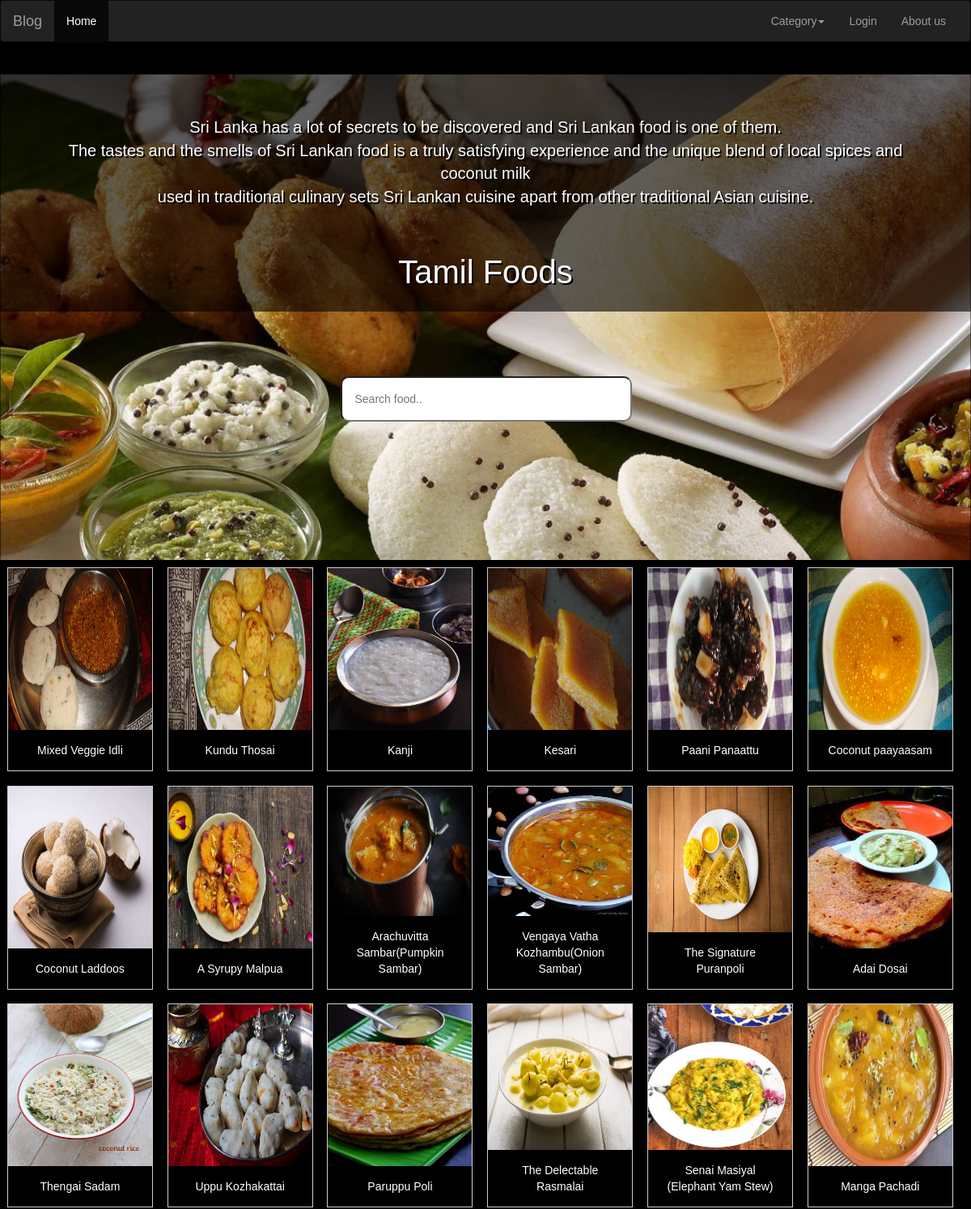
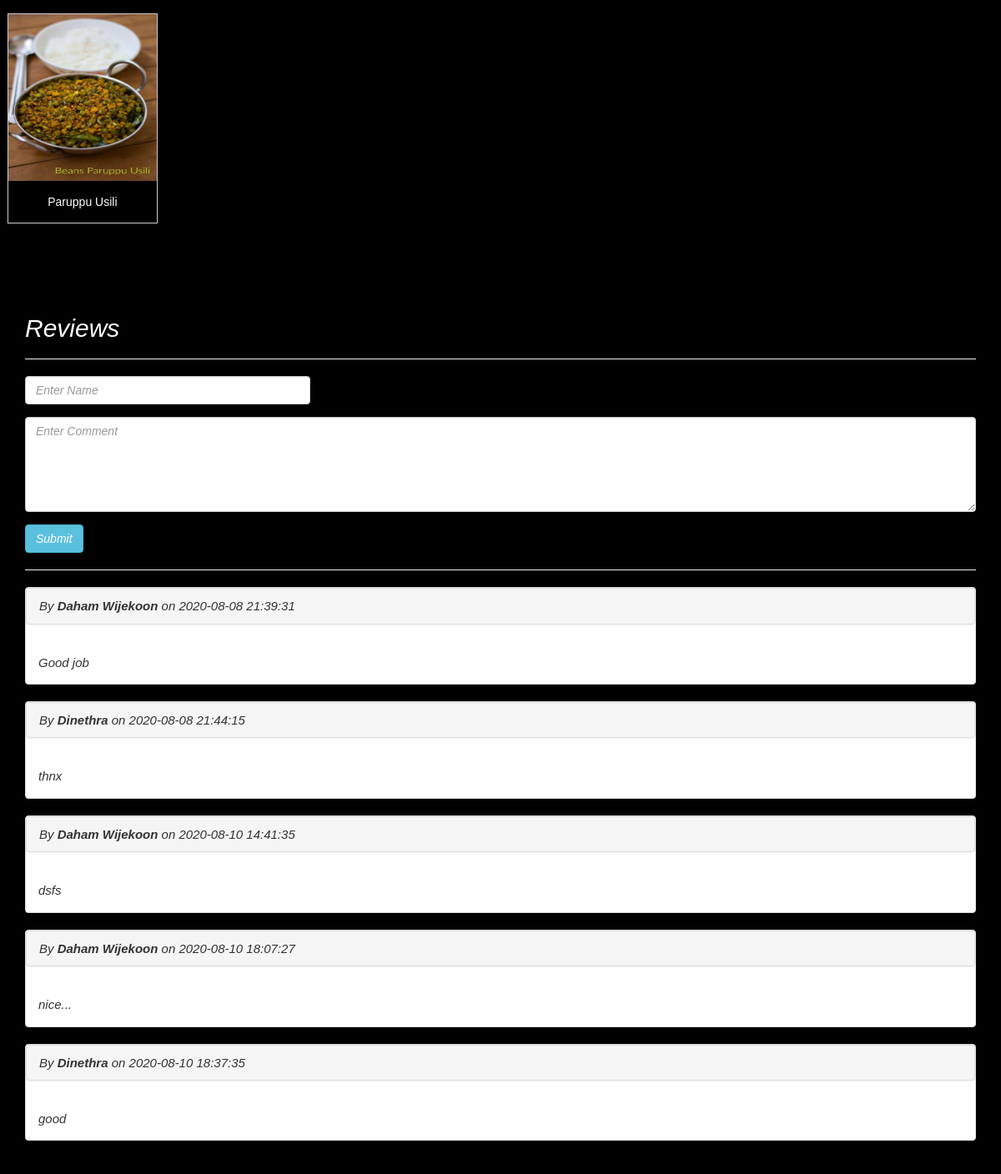
/index.php/blog/tamil, run on the app's committed database (2 pictures, top to bottom).
### tables this page shows
CREATE TABLE IF NOT EXISTS `reviews_tamil` (
  `comment_id` int(11) NOT NULL AUTO_INCREMENT,
  `parent_comment_id` int(11) NOT NULL,
  `comment` varchar(1000) NOT NULL,
  `comment_sender_name` varchar(20) NOT NULL,
  `date` timestamp NOT NULL DEFAULT current_timestamp() ON UPDATE current_timestamp(),
  PRIMARY KEY (`comment_id`)
);

### application/controllers/Blog.php (called while the page is built, shortened)
<?php
	class Blog extends CI_Controller{
		public function tamil(){
			$this->load->model('Model_user');
	        $data['viewCommentTamil']=$this->Model_user->viewCommentTamil();
			$this->load->view('tamil_foods',$data);
		}
	}
?>

### index.php (called while the page is built, shortened)
<?php
require_once BASEPATH.'core/CodeIgniter.php';

### application/models/Model_user.php (called while the page is built, shortened)
<?php
	class Model_user extends CI_Model{
		function viewCommentTamil(){
			$query=$this->db->get('reviews_tamil');
			return $query;
		}
	}
?>

### application/views/tamil_foods.php (the view, shortened to what this page needs)
<html lang="en-US">
	<head>
  <link rel="stylesheet" href="https://maxcdn.bootstrapcdn.com/bootstrap/3.3.7/css/bootstrap.min.css">
	</head>
	<body>
    <nav class="navbar navbar-inverse" style="margin-bottom: 0;">
  <div class="container-fluid">
    <div class="navbar-header">
      <a class="navbar-brand" href="<?php echo base_url("index.php/Blog/index") ?>">Blog</a>
    </div>
    <div class="collapse navbar-collapse" id="bs-example-navbar-collapse-1">
      <ul class="nav navbar-nav">
        <li class="active"><a href="<?php echo base_url("index.php/Home/index") ?>">Home <span class="sr-only">(current)</span></a></li>
      </ul>
      <ul class="nav navbar-nav navbar-right">
        <li class="dropdown">
          <a href="#" class="dropdown-toggle" data-toggle="dropdown" role="button" aria-haspopup="true" aria-expanded="false">Category<span class="caret"></span></a>
        </li>
        <li><a href="<?php echo base_url("index.php/Home/index") ?>#login">Login</a></li>
        <li><a href="<?php echo base_url("index.php/Home/index") ?>#main-footer">About us</a></li>
      </ul>
    </div>
  </div>
</nav>
        <div class="main">
            <div class="introduction">
                Sri Lanka has a lot of secrets to be discovered and Sri Lankan food is one of them.<br> The tastes and the smells of Sri Lankan food is a truly satisfying experience and the unique blend of local spices and coconut milk<br> used in traditional culinary sets Sri Lankan cuisine apart from other traditional Asian cuisine.
            </div>
               <div class="topic">
            Tamil Foods
            </div>
    <input id="searchbar" onkeyup="search_food()" type="text"
        name="search" placeholder="Search food..">
        </div>
<div class="gallery" onclick="openTab('b1');">
  <a target="_blank" >
    <img src="<?php echo base_url("image/f1.jpg") ?>" alt="Mixed Veggie Idli" width="400" height="200">
  </a>
  <div class="desc">Mixed Veggie Idli</div>
</div>
<div class="gallery" onclick="openTab('b2');">
  <a target="_blank">
    <img src="<?php echo base_url("image/f2.jpg") ?>" alt="Kundu Thosai" width="400" height="200">
  </a>
  <div class="desc">Kundu Thosai</div>
</div>
<div class="gallery" onclick="openTab('b3');">
  <a target="_blank" >
    <img src="<?php echo base_url("image/f3.jpg") ?>" alt="Kanji" width="400" height="200">
  </a>
  <div class="desc">Kanji</div>
</div>
<div class="gallery" onclick="openTab('b4')">
  <a target="_blank" >
    <img src="<?php echo base_url("image/f5.jpg") ?>" alt="Kesari" width="400" height="200">
  </a>
  <div class="desc">Kesari</div>
</div>
<div class="gallery" onclick="openTab('b5')">
  <a target="_blank" >
    <img src="<?php echo base_url("image/f4.jpg") ?>" alt="Paani Panaattu" width="400" height="200">
  </a>
  <div class="desc">Paani Panaattu</div>
</div>
<div class="gallery" onclick="openTab('b6')">
  <a target="_blank" >
    <img src="<?php echo base_url("image/f6.jpg") ?>" alt="Coconut paayaasam" width="400" height="200">
  </a>
  <div class="desc">Coconut paayaasam</div>
</div>
<div class="gallery" onclick="openTab('b7')">
  <a target="_blank">
    <img src="<?php echo base_url("image/B1.jpg") ?>" alt="Coconut Laddoos" width="400" height="200">
  </a>
  <div class="desc">Coconut Laddoos</div>
</div>
<div class="gallery" onclick="openTab('b8')">
  <a target="_blank" >
    <img src="<?php echo base_url("image/B2.jpg") ?>" alt="A Syrupy Malpua" width="400" height="200">
  </a>
  <div class="desc">A Syrupy Malpua</div>
</div>
<div class="gallery" onclick="openTab('b9')">
  <a target="_blank" >
    <img src="<?php echo base_url("image/A1.jpg") ?>" alt="Arachuvitta Sambar(Pumpkin Sambar)" width="400" height="160">
  </a>
  <div class="desc">Arachuvitta Sambar(Pumpkin Sambar)</div>
</div>
<div class="gallery" onclick="openTab('b10')">
  <a target="_blank">
    <img src="<?php echo base_url("image/A2.jpg") ?>" alt="Vengaya Vatha Kozhambu(Onion Sambar)" width="400" height="160">
  </a>
  <div class="desc">Vengaya Vatha Kozhambu(Onion Sambar)</div>
</div>
<div class="gallery" onclick="openTab('b11')">
  <a target="_blank">
    <img src="<?php echo base_url("image/B3.jpg") ?>" alt="The Signature Puranpoli" width="400" height="180">
  </a>
  <div class="desc">The Signature Puranpoli</div>
</div>
<div class="gallery" onclick="openTab('b12')">
  <a target="_blank">
    <img src="<?php echo base_url("image/A3.jpg") ?>" alt="Adai Dosai" width="400" height="200">
  </a>
  <div class="desc">Adai Dosai</div>
</div>
<div class="gallery" onclick="openTab('b13');">
  <a target="_blank" >
    <img src="<?php echo base_url("image/A4.jpg") ?>" alt="Thengai Sadam" width="400" height="200">
  </a>
  <div class="desc">Thengai Sadam</div>
</div>
<div class="gallery" onclick="openTab('b14');">
  <a target="_blank">
    <img src="<?php echo base_url("image/A5.jpg") ?>" alt="Uppu Kozhakattai" width="400" height="200">
  </a>
  <div class="desc">Uppu Kozhakattai</div>
</div>
<div class="gallery" onclick="openTab('b15');">
  <a target="_blank" >
    <img src="<?php echo base_url("image/A6.jpg") ?>" alt="Paruppu Poli" width="400" height="200">
  </a>
  <div class="desc">Paruppu Poli</div>
</div>
<div class="gallery" onclick="openTab('b16')">
  <a target="_blank" >
    <img src="<?php echo base_url("image/B4.jpg") ?>" alt="The Delectable Rasmalai" width="400" height="180">
  </a>
  <div class="desc">The Delectable Rasmalai</div>
</div>
<div class="gallery" onclick="openTab('b17')">
  <a target="_blank" >
    <img src="<?php echo base_url("image/A7.jpg") ?>" alt="Senai Masiyal (Elephant Yam Stew)" width="400" height="180">
  </a>
  <div class="desc">Senai Masiyal (Elephant Yam Stew)</div>
</div>
<div class="gallery" onclick="openTab('b18')">
  <a target="_blank" >
    <img src="<?php echo base_url("image/A8.jpg") ?>" alt="Manga Pachadi" width="400" height="200">
  </a>
  <div class="desc">Manga Pachadi</div>
</div>
<div class="gallery" onclick="openTab('b19')">
  <a target="_blank">
    <img src="<?php echo base_url("image/A9.jpg") ?>" alt="Paruppu Usili" width="400" height="200">
  </a>
  <div class="desc">Paruppu Usili</div>
</div>
<div class="clearfix"></div>
<div id="b17" class="containerTab" style="display:none;background:black">
  <b> Ingredients</b><br>
  <ul>
<i>Tamarind- a small piece</li>
  </ul>
</div>
<div class="container" style="margin-top: 80px;">
  <h2 style="color: #fff;">Reviews</h2>
  <hr>
  <?php echo form_open('Blog/InsertCommentTamil'); ?>
    <div class="form-group">
      <input type="text" name="comment_name" id="comment_name" class="form-control" placeholder="Enter Name" />
    </div>
    <div class="form-group">
      <textarea name="comment_content" id="comment_content" class="form-control" placeholder="Enter Comment" rows="5" ></textarea>
    </div>
    <div class="form-group">
      <input type="submit" name="submit" id="submit" class="btn btn-info" value="Submit" />
    </div>
    <hr>
      <?php
        if ($viewCommentTamil->num_rows()>0) {
          foreach ($viewCommentTamil->result() as $row) {
            ?>
              <div class="panel panel-default">
                <div class="panel panel-heading" style="font-size: 15px;">By <b><?php echo $row->comment_sender_name; ?></b> on <i><?php echo $row->date; ?></i></div>
                <div class="panel-body" style="font-size: 15px;">
                  <?php echo $row->comment; ?>
                </div>
              </div>
            <?php
          }
        }
      ?>
  <?php echo form_close(); ?>
  <br/>
</div>
	</body>
</html>

### data on the page
reviews_tamil: comment_sender_name "Daham Wijekoon", date "2020-08-08 21:39:31", comment "Good job"
reviews_tamil: comment_sender_name "Dinethra", date "2020-08-08 21:44:15", comment "thnx"
reviews_tamil: comment_sender_name "Daham Wijekoon", date "2020-08-10 14:41:35", comment "dsfs"
reviews_tamil: comment_sender_name "Daham Wijekoon", date "2020-08-10 18:07:27", comment "nice..."
reviews_tamil: comment_sender_name "Dinethra", date "2020-08-10 18:37:35", comment "good"
